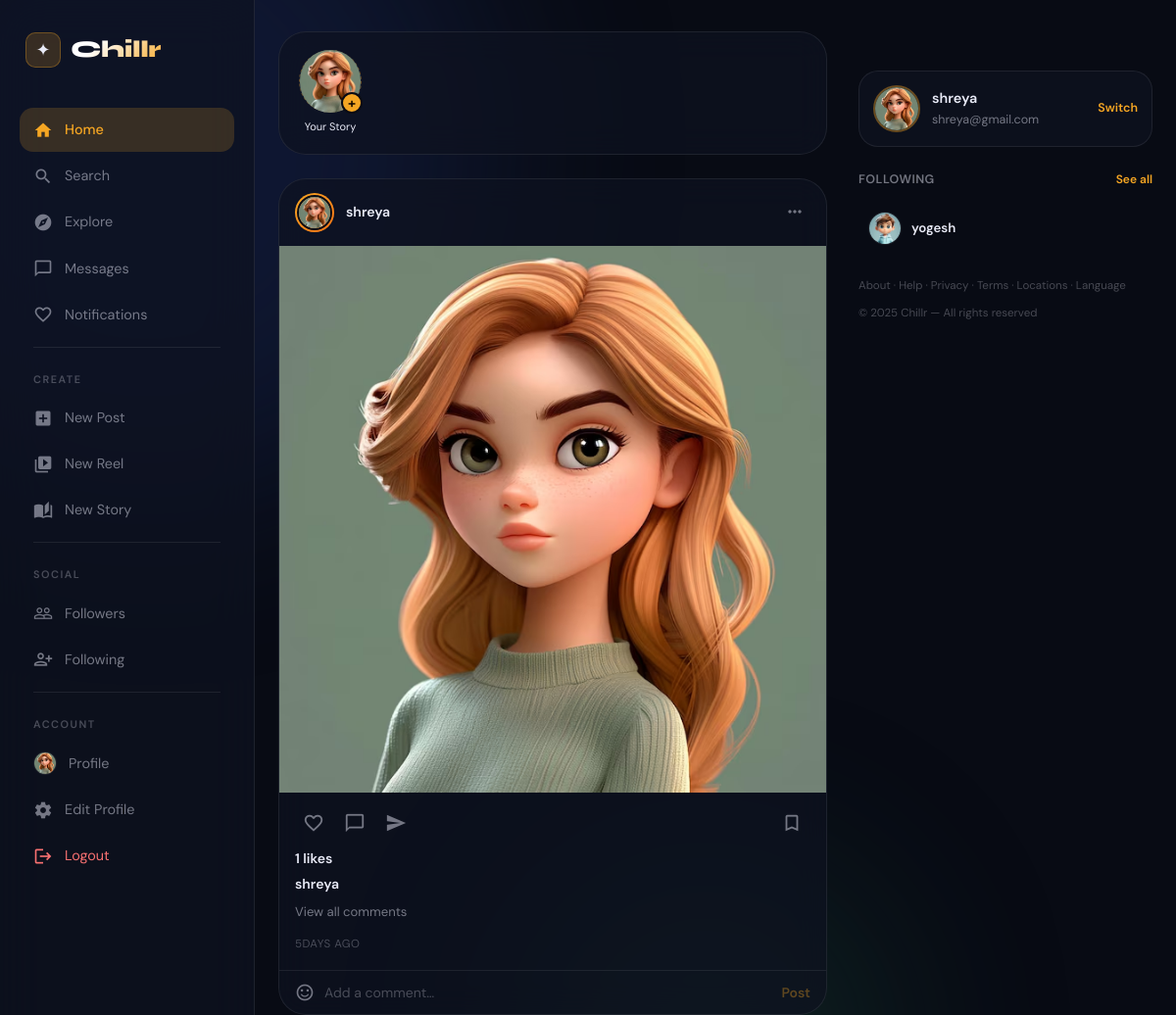
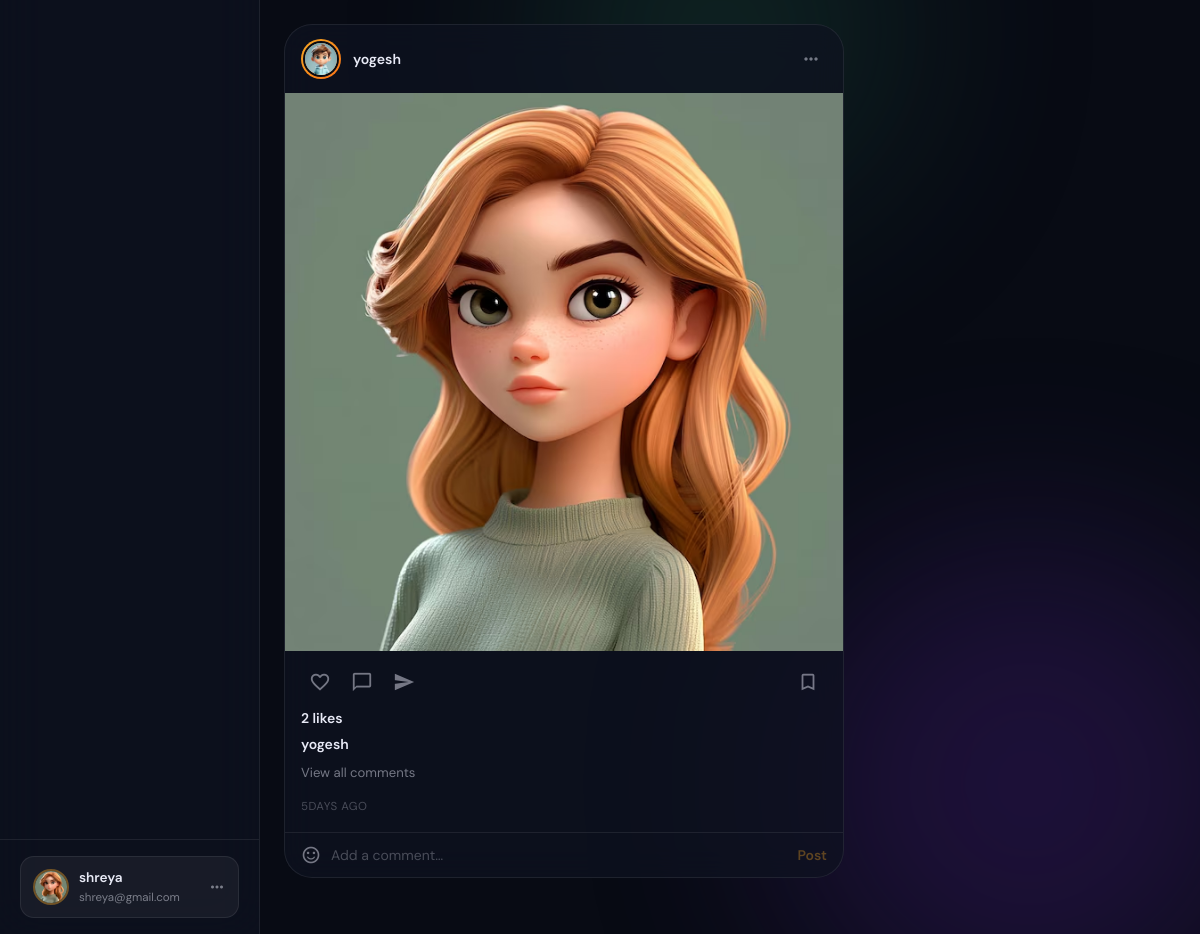
Screenshot of / (signed in) with the database file from the repository (2 pictures, top to bottom).
### myapp/models.py (models this page shows, shortened)
class InstaUser(models.Model):
    GENDER_CHOICES = (
        ('male','Male'),
        ('female','Female'),
    )
    ACCOUNT_TYPE=(
        ('private','Private'),
        ('public',"Public")
    )
    username = models.CharField(max_length=100,unique=True)
    email = models.EmailField(unique=True)
    password = models.CharField(max_length=100)
    profile_pic = models.FileField(upload_to='profile_pics/', blank=True, null=True)
    gender = models.CharField(max_length=10,choices=GENDER_CHOICES,blank=True, null=True)
    name = models.CharField(max_length=100,blank=True, null=True)
    account_type=models.CharField(max_length=30,choices=ACCOUNT_TYPE,default="private")
    bio = models.TextField(blank=True, null=True)
    description = models.TextField(blank=True, null=True)
    otp=models.PositiveIntegerField(default=456)
    link = models.URLField(blank=True, null=True)
    created_at = models.DateTimeField(auto_now_add=True)
    updated_at = models.DateTimeField(auto_now=True)

class InstaPost(models.Model):
    user = models.ForeignKey(InstaUser, on_delete=models.CASCADE,related_name="posts")
    image = models.FileField(upload_to='posts/')
    caption = models.TextField(blank=True, null=True)
    location = models.CharField(max_length=100, blank=True, null=True)
    tagged_users = models.ManyToManyField(InstaUser, blank=True,related_name="tagged_post")
    created_at = models.DateTimeField(auto_now_add=True)
    updated_at = models.DateTimeField(auto_now=True)
    def whenpublished(self):
            now=timezone.now()
            diff=now-self.created_at
            if diff.days==0 and diff.seconds >=0 and diff.seconds <60:
                seconds =diff.seconds
                if seconds ==1:
                    return str(seconds) +"second ago"
                else:
                    return str(seconds) + "seconds ago"
            if diff.days==0 and diff.seconds >=60 and diff.seconds < 3600:
                minutes= math.floor(diff.seconds/60)
                if minutes==1:
                    return str(minutes)+ "minute ago"
                else:
                    return str(minutes) + "minutes ago"
            if diff.days==0 and diff.seconds >=3600 and diff.seconds <86400:
                hours=math.floor(diff.seconds/3600)
                if hours==1:
                    return str(hours)+"Hour ago"
                else:
                    return str(hours)+"Hours ago"
            if diff.days>=1 and diff.days <30:
                days =diff.days
                if days ==1:
                    return str(days) +"day ago"
                else:
                    return str(days) +"days ago"

### myapp/views.py (the view)
    def wrapper(request,*args,**kwargs):
        if "email" in request.session:
            try:
                uid = InstaUser.objects.get(email = request.session['email'])
                request.uid = uid
                return view_function(request,*args,**kwargs)
            except InstaUser.DoesNotExist:
                return redirect("login")
        return redirect("login")

### myapp/views.py (called while the page is built)
def checkLoggin(view_function):
    def wrapper(request,*args,**kwargs):
        if "email" in request.session:
            try:
                uid = InstaUser.objects.get(email = request.session['email'])
                request.uid = uid
                return view_function(request,*args,**kwargs)
            except InstaUser.DoesNotExist:
                return redirect("login")
        return redirect("login")
    return wrapper

@checkLoggin
def home(request):
    uid = request.uid
    my_following=FollowUsers.objects.filter(following=uid).values_list("following_person",flat=True)
    post_all=InstaPost.objects.filter(user__in = list(my_following) + [uid.id]).order_by("-created_at")
    users=list(my_following) +[uid.id]
    all_user=[InstaUser.objects.get(id=i) for i in users if i!= uid.id ]
    story_all=InstaStory.objects.filter(user__in=users,expired_at__gt=timezone.now()).order_by("user","-created_at")
    context={
        'uid':uid,
        "post_all":post_all,
        "story_all":story_all,
        "all_user":all_user
    }
    return render(request,"myapp/home.html",context)

### myapp/templates/myapp/home.html (shortened to what this page needs)
{% extends 'myapp/base.html' %}
{% load static %}
{% block content %}
<main
    style="flex:1; overflow-y:auto; padding: 32px 24px; display:flex; gap:32px; max-width:1100px; margin:0 auto; width:100%;">
    <div style="flex:1; min-width:0; max-width:614px;">
        <div class="stories-wrap">
            <div class="stories-row">
                <a href="{% url 'create_story' %}" class="story-item" style="text-decoration:none;">
                    <div class="story-own-ring">
                        <img src="{{ uid.profile_pic.url }}" alt="{{ uid.username }}">
                        <div class="story-add-badge">+</div>
                    </div>
                    <span class="story-label own">Your Story</span>
                </a>
            </div>
        </div>
        {% for post in post_all %}
        <article class="post-card">
            <div class="post-header">
                <div class="post-user">
                    <div class="post-avatar-wrap">
                        <img src="{{ post.user.profile_pic.url }}" alt="{{ post.user.username }}">
                    </div>
                    <div>
                        <a href="#" class="post-username" style="text-decoration:none;">{{ post.user.username }}</a>
                    </div>
                </div>
                <div class="post-menu">
                    <span class="material-icons menu-btn">more_horiz</span>
                </div>
            </div>
            <div class="post-image-wrap">
                <img src="{{ post.image.url }}" alt="Post by {{ post.user.username }}">
            </div>
            <div class="post-actions">
                <div class="post-action-group">
                    <a href="{% url 'like_unlike' pk=post.id %}" class="action-btn like-btn">
                        <span class="material-icons">favorite_border</span>
                    </a>
                    <button class="action-btn">
                        <span class="material-icons">chat_bubble_outline</span>
                    </button>
                    <button class="action-btn">
                        <span class="material-icons">send</span>
                    </button>
                </div>
                <button class="action-btn action-btn-save">
                    <span class="material-icons">bookmark_border</span>
                </button>
            </div>
            <div class="post-meta">
                <div class="post-likes">{{ post.liked_post.count }} likes</div>
                <p class="post-caption">
                    <a href="#" class="cap-user" style="text-decoration:none;">{{ post.user.username }}</a>
                </p>
                <div class="post-comments-wrap">
                    <button class="view-comments">View all comments</button>
                </div>
                <div class="post-timestamp" style="margin-top:8px;">{{ post.whenpublished }}</div>
            </div>
            <div class="post-comment-bar">
                <span class="material-icons"
                    style="color:var(--text-muted);font-size:20px;">sentiment_satisfied_alt</span>
                <form class="comment-form" style="flex:1;display:flex;align-items:center;gap:10px;">
                    <input type="text" class="comment-input" placeholder="Add a comment…" autocomplete="off">
                    <button type="submit" class="comment-post-btn">Post</button>
                </form>
            </div>
        </article>
        {% endfor %}
    </div>
    <aside class="right-sidebar">
        <div class="rs-user-card">
            <img src="{{ uid.profile_pic.url }}" alt="{{ uid.username }}" class="rs-avatar">
            <div class="rs-user-info">
                <div class="rs-username">{{ uid.username }}</div>
                <div class="rs-email">{{ uid.email }}</div>
            </div>
            <a href="{% url 'logout' %}" class="rs-switch" style="text-decoration:none;">Switch</a>
        </div>
        <div class="rs-section-head">
            <span class="rs-section-title">Following</span>
            <a href="{% url 'following' %}" class="rs-see-all" style="text-decoration:none;">See all</a>
        </div>
        <div class="rs-following-list">
            {% for u in all_user %}
            <div class="rs-follow-item">
                <img src="{{ u.profile_pic.url }}" alt="{{ u.username }}" class="rs-follow-avatar">
                <span class="rs-follow-name">{{ u.username }}</span>
            </div>
            {% empty %}
            <p style="font-size:0.82rem;color:var(--text-muted);">You're not following anyone yet.</p>
            {% endfor %}
        </div>
        <div class="rs-footer">
            <p>About &middot; Help &middot; Privacy &middot; Terms &middot; Locations &middot; Language</p>
            <p>&copy; 2025 Chillr &mdash; All rights reserved</p>
        </div>
    </aside>
</main>
{% endblock %}

### myapp/templates/myapp/base.html (shortened to what this page needs)
{% load static %}
<!DOCTYPE html>
<html lang="en">
<head>
    <link rel="stylesheet" href="{% static 'myapp/css/style.css' %}">
    <link rel="stylesheet" href="{% static 'myapp/css/create_post.css' %}">
    <link rel="stylesheet" href="{% static 'myapp/css/chat.css' %}">
</head>
<body>
<div class="blobs" aria-hidden="true">
    <div class="blob blob-1"></div>
    <div class="blob blob-2"></div>
    <div class="blob blob-3"></div>
</div>
<div class="app-shell">
    <aside class="sidebar" id="sidebar">
        <div class="sidebar-top">
            <a href="{% url 'home' %}" class="sidebar-brand">
                <div class="sidebar-brand-logo">✦</div>
                <span class="sidebar-brand-name">Chillr</span>
            </a>
            <nav class="sidebar-nav">
                <a href="{% url 'home' %}"
                   class="nav-item {% if request.resolver_match.url_name == 'home' %}active{% endif %}">
                    <span class="material-icons">home</span>
                    Home
                </a>
                <a href="#"
                   class="nav-item {% if request.resolver_match.url_name == 'explore' %}active{% endif %}">
                    <span class="material-icons">search</span>
                    Search
                </a>
                <a href="{% url 'reels' %}"
                   class="nav-item {% if request.resolver_match.url_name == 'reels' %}active{% endif %}">
                    <span class="material-icons">explore</span>
                    Explore
                </a>
                <a href="{% url 'chat_screen' %}"
                   class="nav-item {% if request.resolver_match.url_name == 'chat_screen' %}active{% endif %}">
                    <span class="material-icons">chat_bubble_outline</span>
                    Messages
                </a>
                <a href="{% url 'notifications' %}"
                   class="nav-item {% if request.resolver_match.url_name == 'notifications' %}active{% endif %}">
                    <span class="material-icons">favorite_border</span>
                    Notifications
                </a>
                <div class="nav-divider"></div>
                <div class="nav-section-label">Create</div>
                <a href="{% url 'create-post' %}"
                   class="nav-item {% if request.resolver_match.url_name == 'create-post' %}active{% endif %}">
                    <span class="material-icons">add_box</span>
                    New Post
                </a>
                <a href="{% url 'create_reels' %}"
                   class="nav-item {% if request.resolver_match.url_name == 'create_reels' %}active{% endif %}">
                    <span class="material-icons">video_library</span>
                    New Reel
                </a>
                <a href="{% url 'create_story' %}"
                   class="nav-item {% if request.resolver_match.url_name == 'create_story' %}active{% endif %}">
                    <span class="material-icons">auto_stories</span>
                    New Story
                </a>
                <div class="nav-divider"></div>
                <div class="nav-section-label">Social</div>
                <a href="{% url 'followers' %}"
                   class="nav-item {% if request.resolver_match.url_name == 'followers' %}active{% endif %}">
                    <span class="material-icons">people_outline</span>
                    Followers
                </a>
                <a href="{% url 'following' %}"
                   class="nav-item {% if request.resolver_match.url_name == 'following' %}active{% endif %}">
                    <span class="material-icons">person_add_alt</span>
                    Following
                </a>
                <div class="nav-divider"></div>
                <div class="nav-section-label">Account</div>
                <a href="{% url 'profile' %}"
                   class="nav-item {% if request.resolver_match.url_name == 'profile' %}active{% endif %}">
                    <img src="{{ uid.profile_pic.url }}" alt="" class="nav-avatar">
                    Profile
                </a>
                <a href="{% url 'edit-profile' %}"
                   class="nav-item {% if request.resolver_match.url_name == 'edit-profile' %}active{% endif %}">
                    <span class="material-icons">settings</span>
                    Edit Profile
                </a>
                <a href="{% url 'logout' %}" class="nav-item danger">
                    <span class="material-icons">logout</span>
                    Logout
                </a>
            </nav>
        </div>
        <div class="sidebar-user">
            <a href="{% url 'profile' %}" class="sidebar-user-card" style="text-decoration:none;">
                <img src="{{ uid.profile_pic.url }}" alt="" class="sidebar-user-avatar">
                <div class="sidebar-user-info">
                    <div class="sidebar-user-name">{{ uid.username }}</div>
                    <div class="sidebar-user-email">{{ uid.email }}</div>
                </div>
                <span class="material-icons sidebar-user-more" style="font-size:18px;">more_horiz</span>
            </a>
        </div>
    </aside>
    <div class="main-wrapper">
        {% block content %}{% endblock %}
    </div>
</div>
</body>
</html>

### rows the page displays
InstaUser: profile_pic (picture), username "shreya", email "shreya@gmail.com"
InstaPost: user.profile_pic (picture), user.username "shreya", image (picture), liked_post.count "1", whenpublished "5DAYS AGO"
InstaPost: user.profile_pic (picture), user.username "yogesh", image (picture), liked_post.count "2", whenpublished "5DAYS AGO"
InstaUser: profile_pic (picture), username "yogesh"
